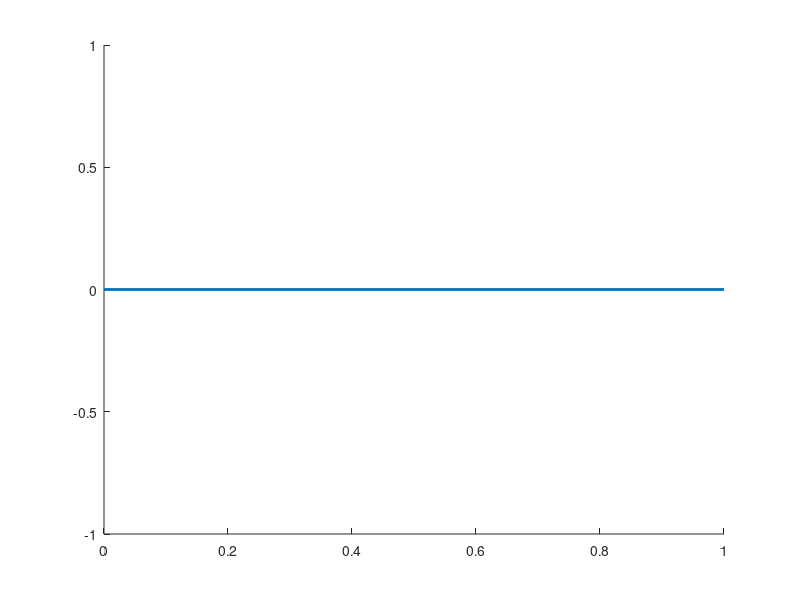

MATLAB code for this plot: (Note: this script raises an error after producing the figure.)
function [img] = shearlet_show_color_wheel(discretized)
%SHEARLET_SHOW_COLOR_WHEEL Summary of this function goes here
%   Detailed explanation goes here

if(nargin < 1)
    discretized = false;
end

figure('Name' ,'HSV Color Wheel', 'Position', [15 482 435 404]); % da casa

if(discretized)
    
    for i=0.0:359.0
        c = floor(i/18.0)*18;
        pl = line([0 cos(((i-9)/180.0)*pi)],[0 sin(((i-9)/180.0)*pi)], 'LineWidth',2);
        pl.Color = hsv2rgb([c/360.0 1 1]);
    end
    
else
    
    for i=0.0:359.0
        pl = line([0 cos((i/180.0)*pi)],[0 sin((i/180.0)*pi)], 'LineWidth',2);
        pl.Color = hsv2rgb([i/360.0 1 1]);
    end
    
end

axis off

f = getframe(gcf);
img = f.cdata;

if(nargout == 1)
   close(gcf); 
end

end

